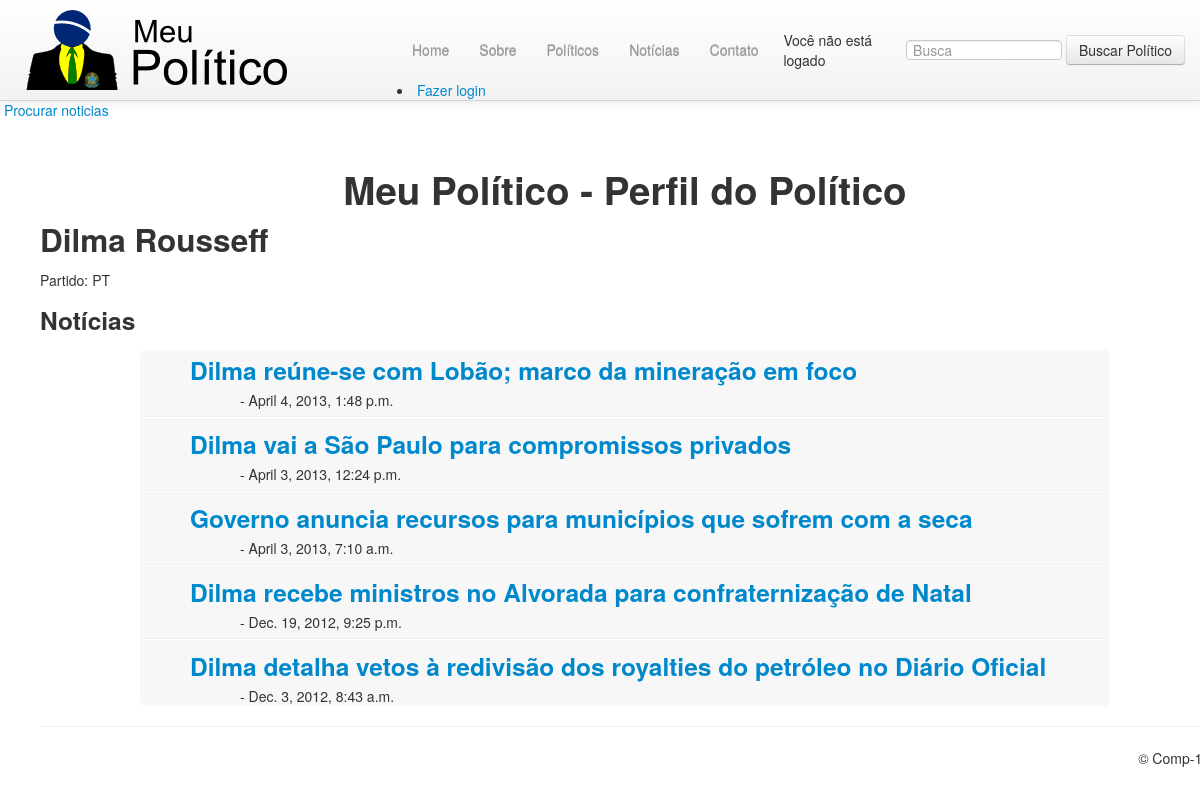
/politicians/1/, run on the app's committed database.
### politicians/models.py (models this page shows, shortened)
class Politician(models.Model):
    name = models.CharField(max_length=100)
    party = models.ForeignKey(Party)

class Party(models.Model):
    name = models.CharField(max_length=100)
    acronym = models.CharField(max_length=10)

class News(models.Model):
    politician = models.ForeignKey(Politician)
    title = models.CharField(max_length=200)
    link = models.URLField(max_length=200)
    pub_date = models.DateTimeField('date published')

### politicians/views.py (the view)
# urls.py: url(r'^politicians/(?P<politician_id>\d+)/$', views.politician_profile, name='politician_profile'),
def politician_profile(request, politician_id):
    politician = get_object_or_404(Politician, pk=politician_id)
    recent_news = politician.news_set.all().order_by('-pub_date')[:5]
    context = {'politician': politician, 'recent_news': recent_news}
    return render(request, 'politicians/politician_profile.html', context)

### politicians/templates/politicians/politician_profile.html
{% extends "politicians/base.html" %}
{% block content %}
<h1 id="heading_text">Meu Político - Perfil do Político</h1>
<h2>{{ politician.name }}</h2>
<p>Partido: {{ politician.party.acronym }}</p>
<h3>Notícias</h3>
{% if recent_news %}
	<div class="row">
    <div class="noticia-wrapper span10 offset1">
    {% for news in recent_news %}
    	    <div class="noticia">
        <h3 class="news_title"><a href="{{ news.link}}">{{ news.title }}</a> </h3>
        <p class="news_detail">
        	 - {{news.pub_date}}
         </p>
         </div>
        {% if not forloop.last %}
        <hr class="news">
        {% endif %}
    {% endfor %}
    </div>
    </div>
{% else %}
    <p>Nenhuma notícia recente.</p>
{% endif %}
{% endblock %}

### politicians/static/politicians/css/custom.css (style rules this page uses)
#heading_text { text-align: center; }
.news_detail { margin:0; margin-left: 50px; }
.noticia { text-align: left; margin-left: 50px; margin-right: 50px; }
.noticia-wrapper { background-color: #f7f7f7; -webkit-border-radius: 6px; -moz-border-radius: 6px; border-radius: 6px; }
.news_title { margin:0 }
hr.news { margin:6px; }

### data on the page
Politician: name "Dilma Rousseff", party.acronym "PT"
News: title "Dilma reúne-se com Lobão; marco da mineração em foco", pub_date "April 4, 2013, 1:48 p.m."
News: title "Dilma vai a São Paulo para compromissos privados", pub_date "April 3, 2013, 12:24 p.m."
News: title "Governo anuncia recursos para municípios que sofrem com a seca", pub_date "April 3, 2013, 7:10 a.m."
News: title "Dilma recebe ministros no Alvorada para confraternização de Natal", pub_date "Dec. 19, 2012, 9:25 p.m."
News: title "Dilma detalha vetos à redivisão dos royalties do petróleo no Diário Oficial", pub_date "Dec. 3, 2012, 8:43 a.m."
